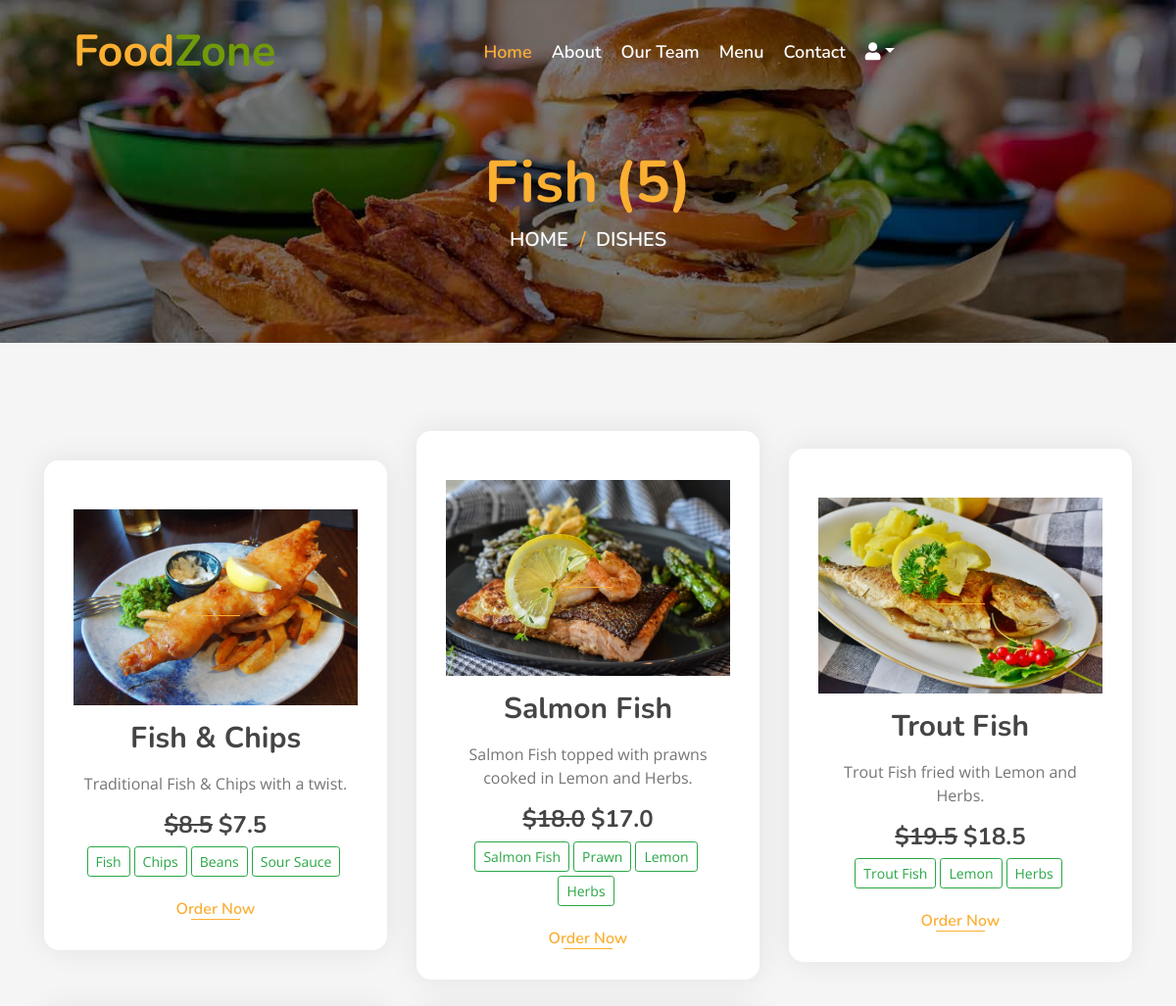
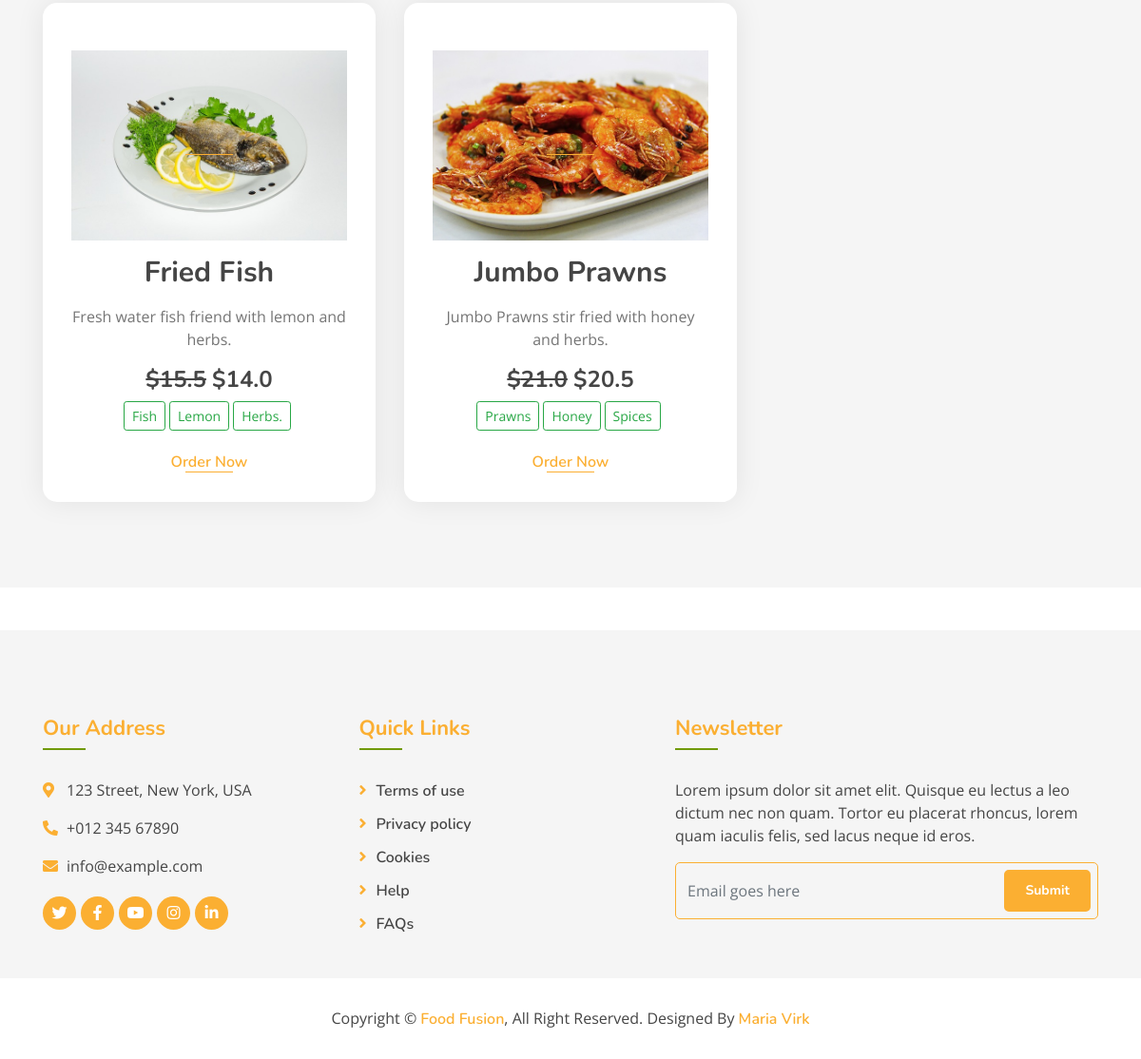
Page /dishes/?q=5 (signed in) on the committed database (2 pictures, top to bottom).
### myapp/models.py (models this page shows, shortened)
class Category(models.Model):
    name = models.CharField(max_length=100, unique=True)
    image = models.ImageField(upload_to="categories/%Y/%m/%d")
    icon = models.CharField(max_length=50, blank=True)
    description = models.TextField()
    added_on = models.DateTimeField(auto_now_add=True)
    updated_on = models.DateTimeField(auto_now=True)

class Dish(models.Model):
    name = models.CharField(max_length=200, unique=True)
    image = models.ImageField(upload_to='dishes/%Y/%m/%d')
    ingredients = models.TextField()
    details = models.TextField(blank=True)
    category = models.ForeignKey(Category, on_delete=models.CASCADE)
    price = models.FloatField()
    discounted_price = models.FloatField(blank=True)
    is_available = models.BooleanField(default=True)
    added_on = models.DateTimeField(auto_now_add=True)
    updated_on = models.DateTimeField(auto_now=True)
    class Meta:
        verbose_name_plural = "Dish Table"

### myapp/views.py (the view)
# urls.py: path('dishes/', views.all_dishes, name="all_dishes"),
def all_dishes(request):
    context = {}
    dishes = Dish.objects.all()
    if "q" in request.GET:
        id = request.GET.get("q")
        dishes = Dish.objects.filter(category__id=id)
        context['dish_category'] = Category.objects.get(id=id).name
    context['dishes'] = dishes
    return render(request, 'all_dishes.html', context)

### template/all_dishes.html (shortened to what this page needs)
{% extends "base.html" %}
{% block content %}
<div class="page-header mb-0">
    <div class="container">
        <div class="row">
            <div class="col-12">
                <h2>{% if dish_category %} {{dish_category}} {% else %}Dishes {% endif %}({{dishes|length}})</h2>
            </div>
            <div class="col-12">
                <a href="/">Home</a>
                <a href="/dishes/">Dishes</a>
            </div>
        </div>
    </div>
</div>
<div class="food mt-0">
    <div class="container">
        <div class="row align-items-center">
        {% for i in dishes %}
            <div class="col-md-4">
                {% if i.is_available %}
                <div class="food-item">
                {% else %}
                <div class="food-item" style="background-color: lightgray;">
                {% endif %}
                    <a href="/{{i.image}}" target="_blank"><img src="/{{i.image}}" style="height: 200px;width: 100%;"></a>
                    <h2 class="my-3">{{i.name}}</h2>
                    <p>
                        {{i.details}}
                    </p>
                    <h4 class="menu-text" style="font-weight: normal;">
                        {% if i.price != i.discounted_price %}
                            <strong><del>&dollar;{{i.price}}</del></strong>
                        {% endif %}
                            <strong>&dollar;{{i.discounted_price}}</strong>
                    </h4>
                    <p>
                    </p>
                    {% if i.is_available %}
                    <a href="{% url 'dish' id=i.id %}">Order Now</a>
                    {% else %}
                        <p class="text-danger">Not Available for delivery!</p>
                    {% endif %}
                </div>
            </div>
        {% endfor %}
        </div>
    </div>
</div>
{% endblock %}

### static/css/styles.css (style rules this page uses)
body { color: #757575; background: #ffffff; font-family: "open sans", sans-serif; }
h1, h2, h3, h4, h5, h6 { color: #454545; font-family: "Nunito", sans-serif; }
a { font-family: "Nunito", sans-serif; font-weight: 600; color: #fbaf32; transition: 0.3s; }
.page-header { position: relative; margin-bottom: 45px; padding: 150px 0 90px 0; text-align: center; background: linear-gradient(rgba(0, 0, 0, 0.5), rgba(0, 0, 0, 0.5)), url(../img/page-header.jpg); background-position: center; background-repeat: no-repeat; background-size: cover; }
.page-header h2 { position: relative; color: #fbaf32; font-size: 60px; font-weight: 700; }
.page-header a { position: relative; padding: 0 12px; font-size: 20px; text-transform: uppercase; color: #ffffff; }
.page-header a::after { position: absolute; content: "/"; width: 8px; height: 8px; top: -1px; right: -7px; text-align: center; color: #fbaf32; }
.page-header a:last-child::after { display: none; }
.food { position: relative; width: 100%; padding: 90px 0 60px 0; margin: 45px 0; background: rgba(0, 0, 0, 0.04); }
.food .food-item { position: relative; width: 100%; margin-bottom: 30px; padding: 50px 30px 30px; text-align: center; background: #ffffff; border-radius: 15px; box-shadow: 0 0 30px rgba(0, 0, 0, 0.08); transition: 0.3s; }
.food .food-item h2 { font-size: 30px; font-weight: 700; }
.food .food-item a { position: relative; font-size: 16px; }
.food .food-item a::after { position: absolute; content: ""; width: 50px; height: 1px; bottom: 0; left: calc(50% - 25px); background: #fbaf32; transition: 0.3s; }

### rows in the picture
Category: name "Fish"
Dish: image (picture), name "Fish & Chips", details "Traditional Fish & Chips with a twist.", price "8.5", discounted_price "7.5", is_available "Order Now"
Dish: image (picture), name "Salmon Fish", details "Salmon Fish topped with prawns cooked in Lemon and Herbs.", price "18.0", discounted_price "17.0", is_available "Order Now"
Dish: image (picture), name "Trout Fish", details "Trout Fish fried with Lemon and Herbs.", price "19.5", discounted_price "18.5", is_available "Order Now"
Dish: image (picture), name "Fried Fish", details "Fresh water fish friend with lemon and herbs.", price "15.5", discounted_price "14.0", is_available "Order Now"
Dish: image (picture), name "Jumbo Prawns", details "Jumbo Prawns stir fried with honey and herbs.", price "21.0", discounted_price "20.5", is_available "Order Now"

### other values in the picture
{{ dishes|length }} "5"
